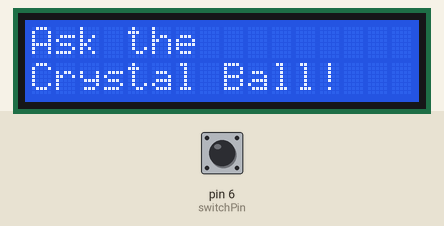
This sketch was run on a simulated Arduino Uno, built with avr-gcc and run on an emulated ATmega328P. On the bench: 16×2 character LCD. Inputs (shaded band) come from the test bench; at power-on: pin 6 (switchPin) LOW. Random numbers use the default seed unless the sketch sets one.

Above: at 1.2 s.
1.3 s: pin 6 (switchPin) pulled HIGH for 0.15 s
At 2.5 s:
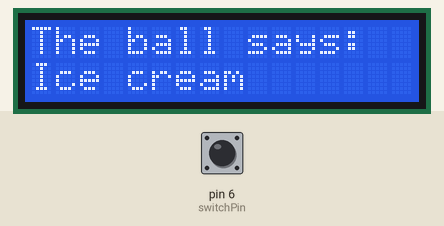
2.9 s: pin 6 (switchPin) pulled HIGH for 1 s
At 5.0 s:
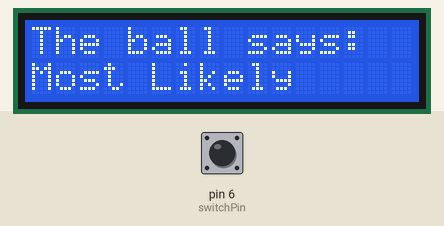
5.4 s: pin 6 (switchPin) pulsed HIGH 5 times (0.12 s each, 0.3 s apart)
At 7.6 s:
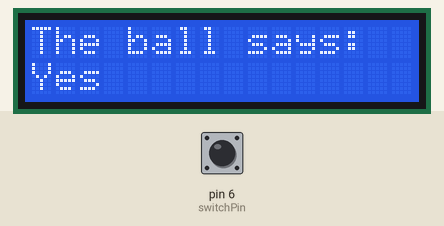
8.4 s: pin 6 (switchPin) pulled HIGH for 0.15 s
At 9.2 s:
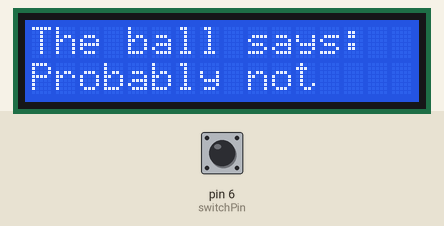
10.0 s: pin 6 (switchPin) pulled HIGH for 3.2 s
At 14.4 s:
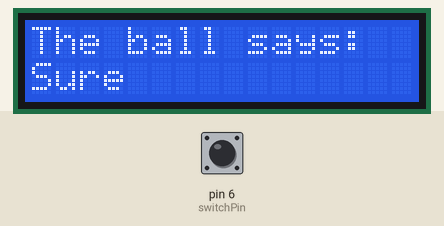
14.7 s: pin 6 (switchPin) pulled HIGH for 0.15 s
At 15.1 s:
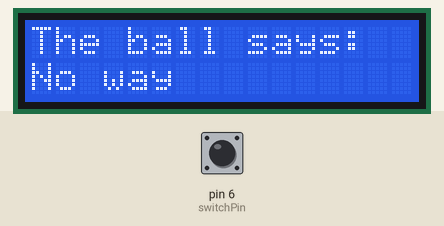
Timing chart, 0 to 17.3 s (numbered marks = the images above; inputs shaded):
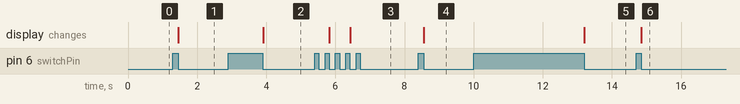

The sketch:

LiquidCrystal.ino
```cpp
//imports the liquidcrystal library
#include <LiquidCrystal.h>
//sets the liquid crystal to use the specific pins
LiquidCrystal lcd(12,11,5,4,3,2);

const int switchPin = 6;
int switchState = 0;
int prevSwitchState = 0;
int reply;

void setup(){
//starts the lcd library, set the size of the lcd board
lcd.begin(16,2);
pinMode(switchPin,INPUT);
//cursor begins at the top line of the lcd
lcd.print("Ask the");
//tells the lcd to move the cursor
lcd.setCursor(0,1);
lcd.print("Crystal Ball!");

}

void loop() {
switchState = digitalRead(switchPin);
//if the switch has been tited and switchState is low, will choose random response
if(switchState !=prevSwitchState) {
if(switchState == LOW) {
reply = random(8);
//clears the lcd screen
lcd.clear();
//resets the cursor
lcd.setCursor(0,0);
lcd.print("The ball says: ");
lcd.setCursor(0,1);
switch(reply) {
case 0:
lcd.print("Yes");
break;
case 1:
lcd.print("Most Likely");
break;
case 2:
lcd.print("Definitely");
break;
case 3:
lcd.print("Sure");
break;
case 4:
lcd.print("No idea");
break;
case 5:
lcd.print("No way");
break;
case 6:
lcd.print("Probably not");
break;
case 7:
lcd.print("Ice cream");
break;
}
}
}
prevSwitchState = switchState;
}
```

Measured:
- after the input at 1.3 s, the display: changes after 0.16 s (image 1)
- after the input at 2.9 s, the display: changes after 1.0 s (image 2)
- after the input at 5.4 s, the display: first changes after 0.43 s (image 3 shows a later state)
- after the input at 8.4 s, the display: changes after 0.16 s (image 4)
- after the input at 10.0 s, the display: changes after 3.2 s (image 5)
- after the input at 14.7 s, the display: changes after 0.16 s (image 6)
